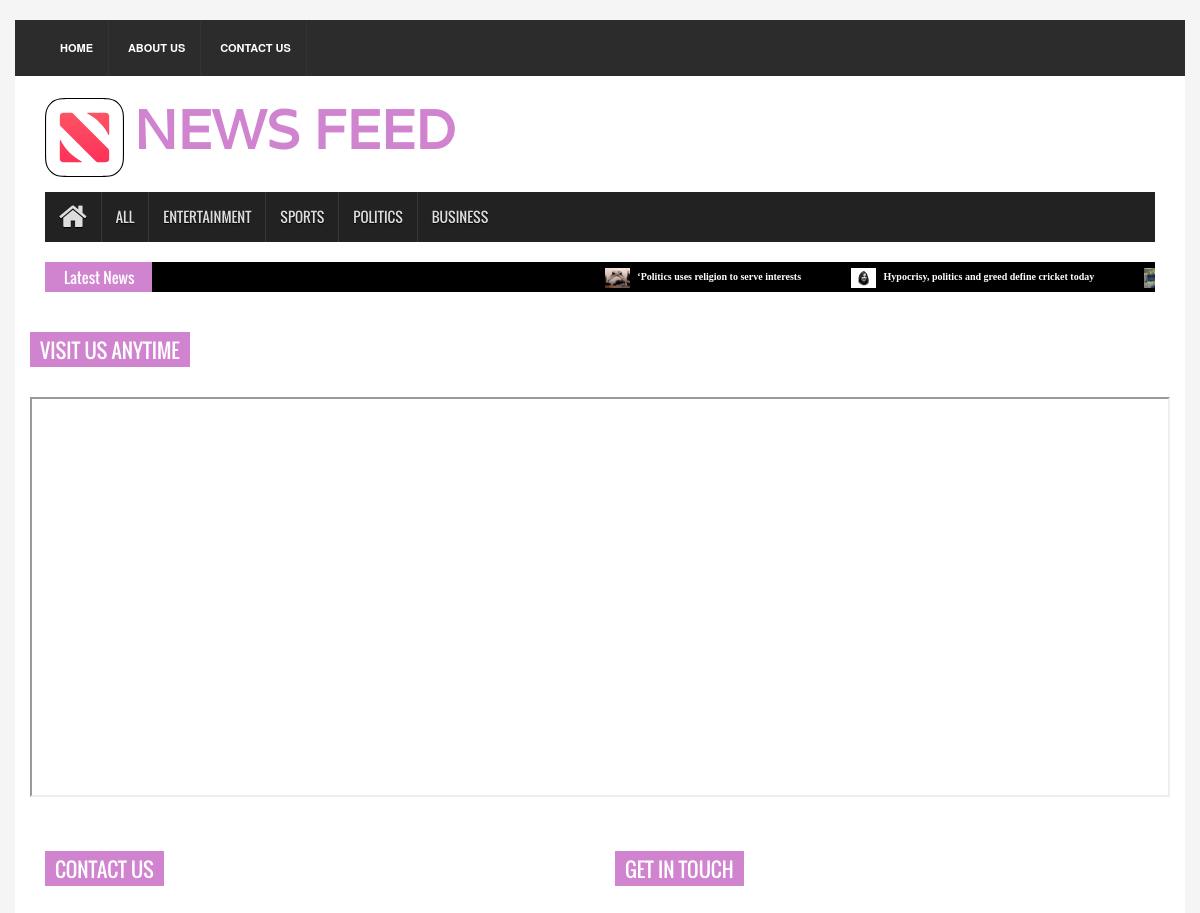
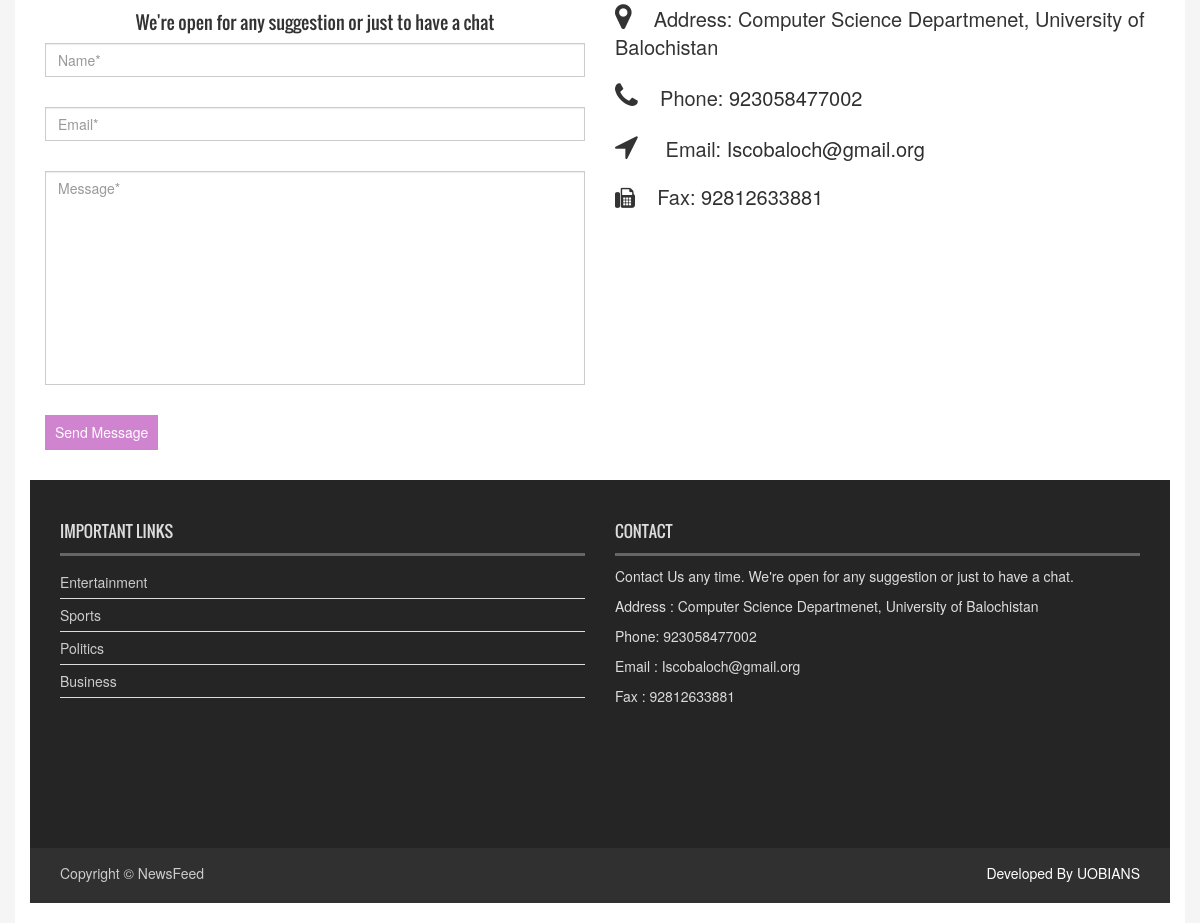
Page /contact-us on the committed database (2 pictures, top to bottom).
### models.py (models this page shows)
class Category(db.Model):
    __tablename__= 'category'
    cid = db.Column(db.Integer, primary_key=True)
    cname = db.Column(db.String(80), nullable=False)

class Tblposts(db.Model):
    __tablename__ = 'posts'
    pid = db.Column(db.Integer, primary_key=True)
    pheading = db.Column(db.String(80), nullable=False)
    pdescription = db.Column(db.String(500), nullable=False)
    pthumbnail = db.Column(db.String(120), nullable=False)
    catid = db.Column(db.Integer)
    pdetails = db.Column(db.String(5000), nullable=True)
    ptime= db.Column(db.DATE, default=datetime.now())
    pubid=  db.Column(db.String(120), nullable=False)

class Tblcontact(db.Model):
    __tablename__ = 'contact'
    id = db.Column(db.Integer, primary_key=True)
    address = db.Column(db.String(150), nullable=False)
    phone = db.Column(db.String(15), nullable=False)
    email = db.Column(db.String(120), nullable=False)
    fax = db.Column(db.String(15), nullable=True)

### app.py (the view)
@app.route("/contact-us")
def contact():
    contact = Tblcontact.query.order_by(Tblcontact.id.desc()).limit(1).all()
    posts = Tblposts.query.order_by(Tblposts.ptime.desc()).all()
    random = Tblposts.query.order_by(func.random()).all()
    count = Category.query.count()
    posts_cat = Category.query.all()
    return render_template('/contact.html', posts=posts, random=random, contact=contact, count=count, posts_cat=posts_cat)

### templates/contact.html (shortened to what this page needs)
{% extends 'base.html' %}
 {% block body %}
<section id="contentSection">
    <div class="row">
        <div class="col-12">
         <div class="left_content">
          <div class="contact_area">
            <h2> Visit us anytime </h2>
                    {% for touch in contact %}
            <iframe src="https://www.google.com/maps?q={{touch.address}}&output=embed" style="border:3; height:400px; width:100%;" allowfullscreen="" loading="lazy"></iframe>
           </div>
        </div>
        </div>
      <div class="col-lg-6 col-md-6 col-sm-6">
        <div class="left_content">
          <div class="contact_area">
            <h2>Contact Us</h2>
            <h4 class="text-center">We're open for any suggestion or just to have a chat</h4>
            <form action="#" class="contact_form">
              <input class="form-control" type="text" placeholder="Name*">
              <input class="form-control" type="email" placeholder="Email*">
              <textarea class="form-control" cols="30" style="resize: none;" rows="10" placeholder="Message*"></textarea>
              <input type="submit" value="Send Message">
            </form>
          </div>
        </div>
      </div>
      <div class="col-lg-6 col-md-6 col-sm-6">
          <div class="right_content" style=" position: relative;">
            <div class="contact_area" style="font-size:20px;" >
              <h2>Get In Touch</h2>
              <p ><i style="font-size:29px;" class="fa fa-map-marker" aria-hidden="true"></i>
                &nbsp;&nbsp;
                Address: <span style="text-align: justify; width: 100px;">{{touch.address}} </span>
               </p>
              <p><i style="font-size:29px;" class="fa fa-phone" aria-hidden="true"></i>
                &nbsp;&nbsp; Phone: <a href="tel:{{touch.phone}}">{{touch.phone}}</a> </p>
                <p ><i style="font-size:29px;" class="fa fa-location-arrow fa-10x" aria-hidden="true"></i>
                &nbsp; &nbsp; Email: <a href = "mailto:{{touch.email}}"> {{touch.email}} </a></p>
                <p><i class="fa fa-fax" aria-hidden="true"></i>
                &nbsp;&nbsp; Fax: <a href="fax:<?php echo $fax; ?>">{{touch.fax}} </a>
              </p>
                {%endfor%}
            </div>
          </div>
      </div>
{% endblock %}

### templates/base.html (shortened to what this page needs)
<!DOCTYPE html>
<html>
<head>
<link rel="stylesheet" type="text/css" href="{{url_for('static', filename='assets/css/bootstrap.min.css')}}">
<link rel="stylesheet" type="text/css" href="{{url_for('static', filename='assets/css/font-awesome.min.css')}}">
<link rel="stylesheet" type="text/css" href="{{url_for('static', filename='assets/css/animate.css')}}">
<link rel="stylesheet" type="text/css" href="{{url_for('static', filename='assets/css/font.css')}}">
<link rel="stylesheet" type="text/css" href="{{url_for('static', filename='assets/css/li-scroller.css')}}">
<link rel="stylesheet" type="text/css" href="{{url_for('static', filename='assets/css/slick.css')}}">
<link rel="stylesheet" type="text/css" href="{{url_for('static', filename='assets/css/jquery.fancybox.css')}}">
<link rel="stylesheet" type="text/css" href="{{url_for('static', filename='assets/css/theme.css')}}">
<link rel="stylesheet" type="text/css" href="{{url_for('static', filename='assets/css/style.css')}}">
</head>
<body>
<div class="container-fluid">
  <header id="header">
    <div class="row">
      <div class="col-lg-12 col-md-12 col-sm-12">
        <div class="header_top">
          <div class="header_top_left">
            <ul class="top_nav ">
              <li {% if request.path == '/' %}class="active"{% endif %}><a href="{{url_for('home')}}">Home</a></li>
              <li><a href="{{url_for('about')}}">About us</a></li>
              <li><a href="{{url_for('contact')}}">Contact Us</a></li>
            </ul>
          </div>
          <div class="header_top_right">
            <p> <?php echo date("l, F d, Y" , strtotime("now") ); ?> </p>
          </div>
        </div>
      </div>
      <div class="col-lg-12 col-md-12 col-sm-12">
       <div class="header_bottom ">
          <a href="{{url_for('home')}}" class="logo"><img src="{{url_for('static', filename='upload/dp/logo.svg')}}" alt="">&nbsp;&nbsp;<span style="font-size: 120%">NEWS FEED</span> </a>
        </div>
      </div>
    </div>
  </header>
  <section id="navArea">
    <nav class="navbar navbar-inverse" role="navigation">
      <div id="navbar" class="navbar-collapse collapse">
        <ul class="nav navbar-nav main_nav">
          <li {% if request.path == '/' %}class="active"{% endif %}><a href="{{url_for('home')}}"><span class="fa fa-home desktop-home"></span><span class="mobile-show">Home</span></a></li>
         <li {% if request.path == '/all-posts' %}class="active"{% endif %}> <a href="{{url_for('all_posts')}}">All</a>  </li>
                    {% for cat in posts_cat%}
            <li {% if request.path =='/read-category/'+cat.cname%} class="active" {% endif %}><a href="/read-category/{{cat.cname}}">{{cat.cname}}</a></li>
                    {% endfor %}
        </ul>
      </div>
    </nav>
  </section>
  <section id="newsSection">
    <div class="row">
      <div class="col-lg-12 col-md-12">
        <div class="latest_newsarea"> <span>Latest News</span>
          <ul id="ticker01" class="news_sticker">
    {% for post_desc5 in posts[0:6] %}
        {% set fname = 'upload/thumbnail/' + post_desc5.pthumbnail %}
               <li><a href='/read-post/{{post_desc5.pid}}'><img  src="{{ url_for('static', filename=fname)}}"> {{post_desc5.pheading}}</a></li>
               {% endfor %}
    </div>
  </section>
   {% block body %} {% endblock %}
  <footer id="footer">
    <div class="footer_top">
      <div class="row">
        <div class="col-lg-6 col-md-6 col-sm-12">
          <div class="footer_widget wow fadeInDown">
            <h2>Important Links</h2>
            {% for cat in posts_cat%}
            <ul class="tag_nav">
                 <li><a href="../read-category/{{cat.cname}}">{{cat.cname.capitalize()}}</a></li>
 {% endfor %}
            </ul>
          </div>
        </div>
        <div class="col-lg-6 col-md-6 col-sm-12">
          <div class="footer_widget wow fadeInRightBig">
            <h2>Contact</h2>
            <p>Contact Us any time. We're open for any suggestion or just to have a chat.</p>
            <address>
            {% for ct in contact %}
              <P> Address : {{ct.address}}</P>
              <P>  Phone: <a  style="color:rgb(218,218,218);" href="{{ct.phn}}">{{ct.phone}}</a></P>
              <p>Email : <a style="color:rgb(218,218,218);" href = "mailto:{{ct.email}}"> {{ct.email}} </a> </p>
              <p>Fax : <a style="color:rgb(218,218,218);" href="fax:{{ct.fax}}"> {{ct.fax}} </a> </p>
           {% endfor %}
            </address>
          </div>
        </div>
      </div>
    </div>
    <div class="footer_bottom">
      <p class="copyright">Copyright &copy; <?php echo date("Y" , strtotime("now") ); ?> <a href="{{url_for('home')}}">NewsFeed</a></p>
      <p class="developer" style="color:white;">Developed By UOBIANS</p>
    </div>
  </footer>
</div>
</body>
</html>

### static/assets/css/li-scroller.css (style rules this page uses)
ul.newsticker { position:relative; left:750px; font:bold 10px Verdana; list-style-type:none; margin:0; padding:0 }
ul.newsticker li { float:left; margin:0; padding:0 }
ul.newsticker a { white-space:nowrap; padding:0; color:#fff; margin:0 50px 0 0 }
ul.newsticker a > img { height:20px; margin-right:5px; width:25px }

### static/assets/css/theme.css (style rules this page uses)
.logo > span { color:#d083cf }
.latest_newsarea span { background:none repeat scroll 0 0 #d083cf }
.contact_area > h2 { background-color:#d083cf }
.contact_form input[type="submit"] { background-color:#d083cf }

### rows in the picture
Category: cname "ENTERTAINMENT", cname "Entertainment"
Category: cname "SPORTS", cname "Sports"
Category: cname "POLITICS", cname "Politics"
Category: cname "BUSINESS", cname "Business"
Tblposts: shows a picture, pheading "‘Politics uses religion to serve interests"
Tblposts: shows a picture, pheading "Hypocrisy, politics and greed define cricket today"
Tblposts: shows a picture
Tblcontact: address "Computer Science Departmenet, University of Balochistan", phone "923058477002", email "Iscobaloch@gmail.org", fax "92812633881"
